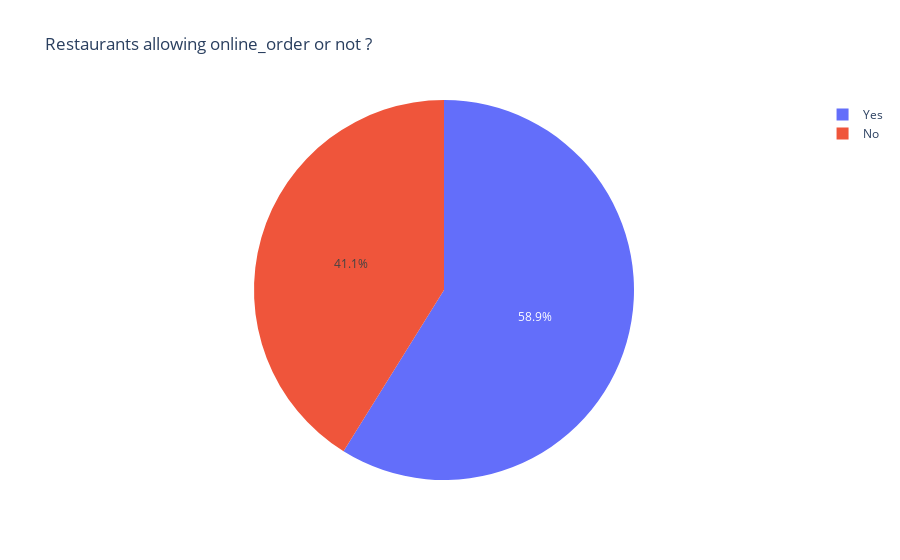

The cell this chart's notebook holds for it:
### Markdown cell above
### There are more people ordering food through online from zomato

### Code cell
#finding percentage wise for online order
x=df_zomato["online_order"].value_counts()
y=x.index
fig=px.pie(values=x,names=y,title="Restaurants allowing online_order or not ?")
fig.show()

### Figure 1 — Plotly figure (JSON) as saved in the notebook; plotly's stock layout.template omitted (floating-point values rounded to 4 significant figures)
{"data": [{"domain": {"x": [0, 1], "y": [0, 1]}, "hovertemplate": "label=%{label}<br>value=%{value}<extra></extra>", "labels": ["Yes", "No"], "legendgroup": "", "name": "", "showlegend": true, "type": "pie", "values": [30444, 21273]}], "layout": {"autosize": true, "legend": {"tracegroupgap": 0}, "title": {"text": "Restaurants allowing online_order or not ?"}}}
